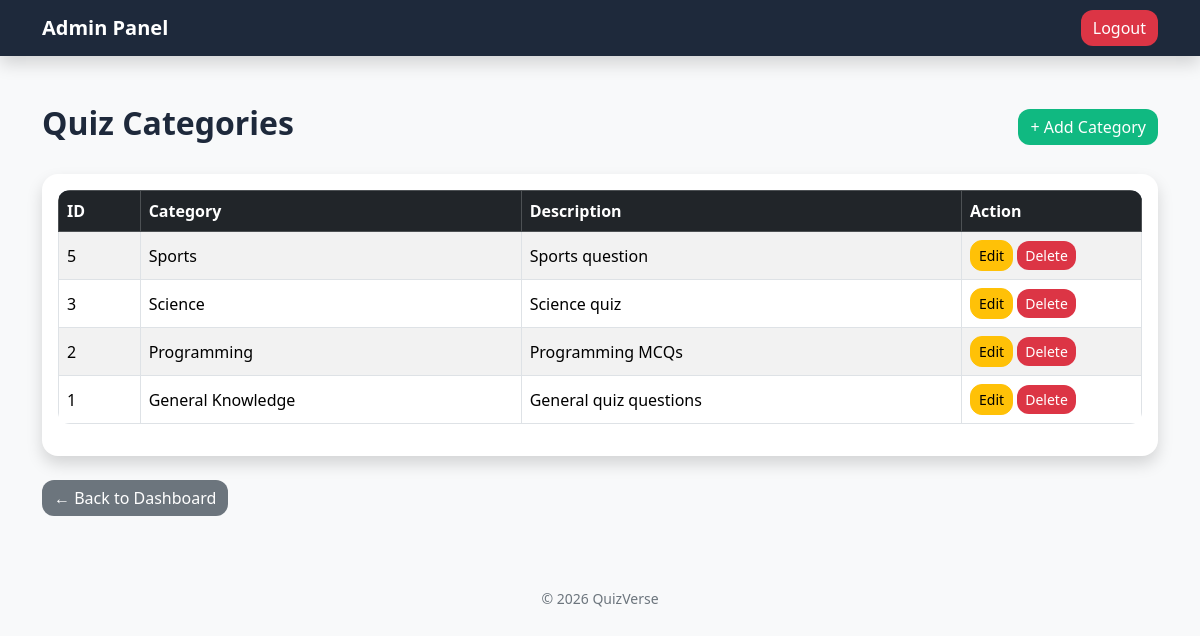
Screenshot of /online-quiz-system/admin/categories.php (signed in) with the database file from the repository.
### tables this page shows
CREATE TABLE `categories` (
  `id` int(11) NOT NULL,
  `category_name` varchar(100) NOT NULL,
  `description` text DEFAULT NULL,
  `created_at` timestamp NOT NULL DEFAULT current_timestamp()
);

### online-quiz-system/admin/categories.php (the view, shortened to what this page needs)
<?php
include("../includes/db.php");
include("../includes/header.php");
$result = mysqli_query($conn, "SELECT * FROM categories ORDER BY id DESC");
?>
<!DOCTYPE html>
<html>
<head>
    <link href="https://cdn.jsdelivr.net/npm/bootstrap@5.3.7/dist/css/bootstrap.min.css" rel="stylesheet">
    <link rel="stylesheet" href="../css/style.css">
</head>
<body class="bg-light">
<nav class="navbar navbar-expand-lg navbar-dark bg-dark shadow">
    <div class="container">
        <a class="navbar-brand fw-bold" href="dashboard.php">
            Admin Panel
        </a>
        <a href="logout.php" class="btn btn-danger">
            Logout
        </a>
    </div>
</nav>
<div class="container mt-5">
    <div class="d-flex justify-content-between align-items-center mb-4">
        <h2 class="fw-bold">
            Quiz Categories
        </h2>
        <a href="add_category.php" class="btn btn-success">
            + Add Category
        </a>
    </div>
    <div class="card shadow border-0">
        <div class="card-body">
            <table class="table table-bordered table-hover table-striped align-middle">
                <thead class="table-dark">
                    <tr>
                        <th>ID</th>
                        <th>Category</th>
                        <th>Description</th>
                        <th width="180">
                            Action
                        </th>
                    </tr>
                </thead>
                <tbody>
                <?php while($row=mysqli_fetch_assoc($result)){ ?>
                    <tr>
                        <td><?php echo $row['id']; ?></td>
                        <td><?php echo $row['category_name']; ?></td>
                        <td><?php echo $row['description']; ?></td>
                        <td>
                            <a
                            href="edit_category.php?id=<?php echo $row['id']; ?>"
                            class="btn btn-warning btn-sm">
                                Edit
                            </a>
                            <a
                            href="delete_category.php?id=<?php echo $row['id']; ?>"
                            class="btn btn-danger btn-sm"
                            onclick="return confirm('Are you sure you want to delete this category?');">
                                Delete
                            </a>
                        </td>
                    </tr>
                <?php } ?>
                </tbody>
            </table>
        </div>
    </div>
    <div class="mt-4">
        <a href="dashboard.php" class="btn btn-secondary">
            ← Back to Dashboard
        </a>
    </div>
</div>
<?php include("../includes/footer.php"); ?>

### online-quiz-system/css/style.css (style rules this page uses)
body { font-family: "Segoe UI", Tahoma, Geneva, Verdana, sans-serif; background: #f5f7fb; color: #1E293B; }
.navbar { background: #1E293B !important; }
.navbar-brand { display: flex; flex-direction: column; text-decoration: none; }
.card { border: none; border-radius: 16px; box-shadow: 0 8px 20px rgba(0, 0, 0, .08); transition: .25s; }
.btn { border-radius: 12px; font-weight: 500; transition: .25s; }
.btn-success { background: #10B981; border: none; }
.btn-danger { border: none; }
.btn-secondary { border: none; }
.table { border-radius: 12px; overflow: hidden; }
.table thead { background: #1E293B; color: white; }
h1, h2, h3, h4, h5 { font-weight: 700; color: #1E293B; }
a { text-decoration: none; }

### rows the page displays
categories: id "5", category_name "Sports", description "Sports question"
categories: id "3", category_name "Science", description "Science quiz"
categories: id "2", category_name "Programming", description "Programming MCQs"
categories: id "1", category_name "General Knowledge", description "General quiz questions"
